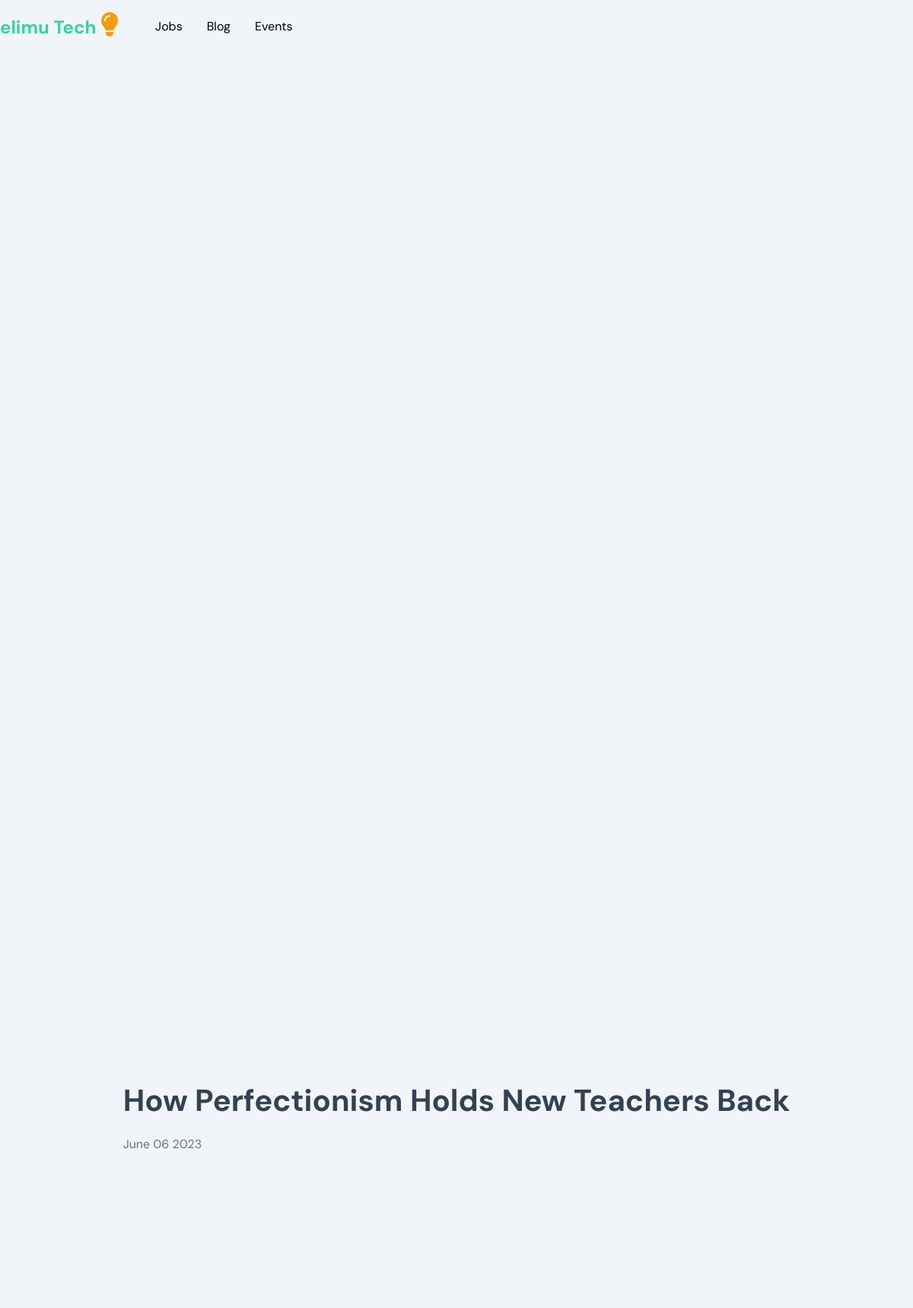
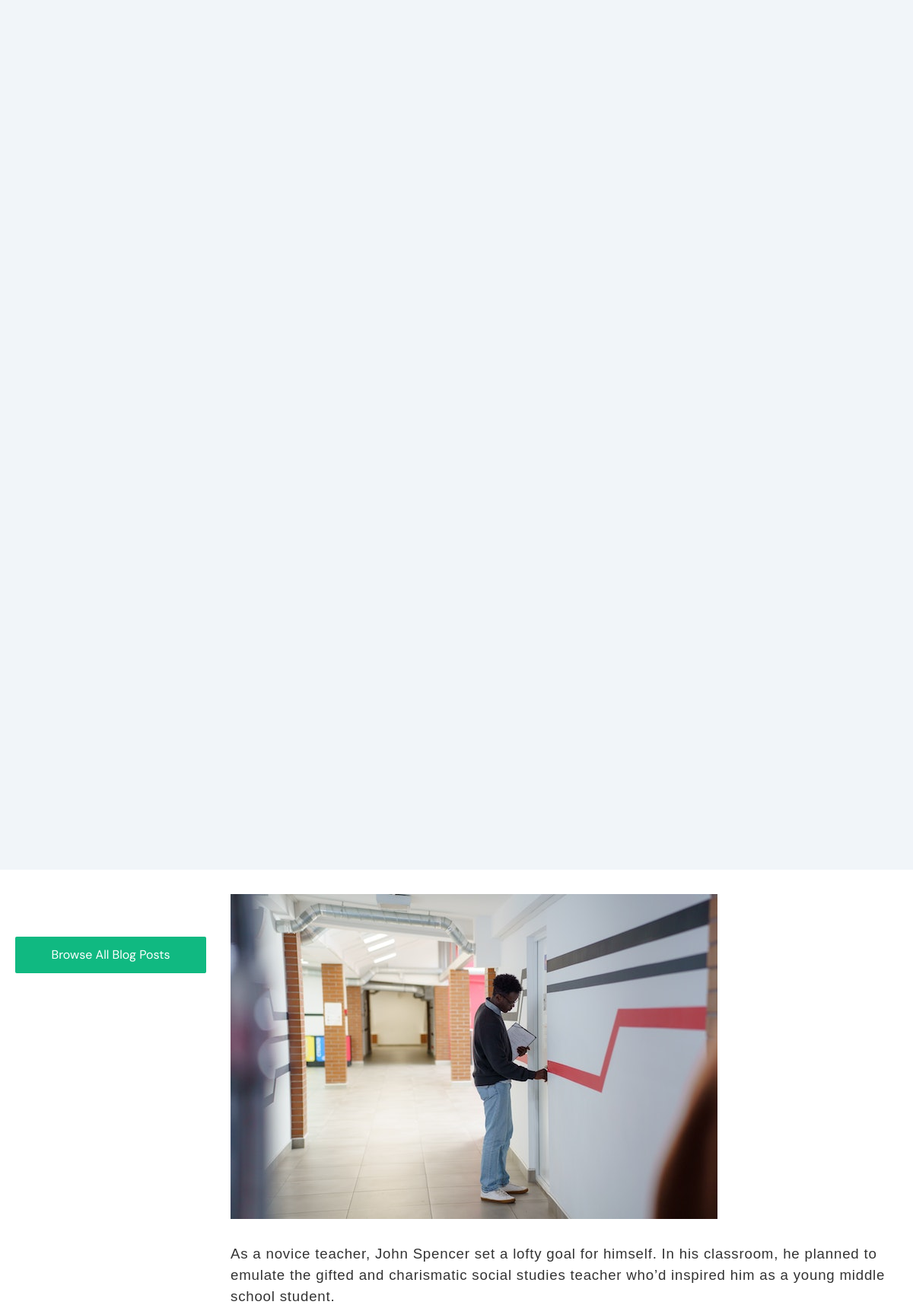
The page /blog/1 (upper part) on the database its author committed (2 pictures, top to bottom).
### schools/models.py (models this page shows)
class Blog(models.Model):
    title = models.CharField(max_length=225)
    blog_category = models.CharField(max_length=225, choices=BLOG_CATEGORY)
    blog_intro = models.TextField()
    content = CKEditor5Field("Text", config_name="extends")
    thumbnail = models.ImageField()
    created_on = models.DateTimeField(auto_now_add=True)
    class Meta:
        ordering = ["-created_on"]

### schools/views.py (the view)
# urls.py: path("blog/<int:id>", post, name="blog_post"),
def post(request, id):
    blog_post = Blog.objects.get(id=id)
    context = {"blog_post": blog_post}
    return render(request, "schools/post.html", context)

### templates/schools/post.html (shortened to what this page needs)
{% extends 'base.html' %} {% load static %}{% block content %}
<section class="w-full h-[40vh] flex items-center justify-center bg-slate-100">
  <div class="w-full max-w-[1200px] mx-auto py-8 px-5 flex justify-center items-center">
       <div class=" ">
        <h2 class="text-[2.5rem] font-bold text-slate-700 mb-4">{{ blog_post.title }}</h2>
        <p class="text-slate-500"><span>{{ blog_post.created_on |date:"F d Y" }}</span> </p>
       </div>
  </div>
</section>
<section class="w-full">
  <div class="w-full max-w-[1200px] mx-auto py-8 grid grid-cols-12 gap-3">
     <div class="col-span-3 py-9">
       <div class="p-5">
            <a
              href="{% url 'blog' %}"
              class="bg-emerald-500 text-white py-3 px-3 w-full rounded-sm block w-full text-center"
              >Browse All Blog Posts</a
            >
          </div>
        </div>
    <div class="col-span-9  pr-8  ck ck-content">
        <div class="mb-8 w-full">
            <img
              src="{{ blog_post.thumbnail.url }}"
              alt=""
              class="max-w-full h-full"
            />
        </div>
        <p class="text-justify text-slate-400 leading-normal">
            {{ blog_post.content | safe}}
          </p>
    </div>
      </div>
</section>
{% endblock %}

### templates/base.html (style rules this page uses)
body { font-family: "DM Sans", sans-serif; }

### rows shown on the page
Blog: title "How Perfectionism Holds New Teachers Back", created_on "June 06 2023", thumbnail (picture), content "As a novice teacher, John Spencer set a lofty goal for himself. In his classroom, he planned to emulate the gifted and charismatic social studies teacher who’d inspired him as a young middle school student."
